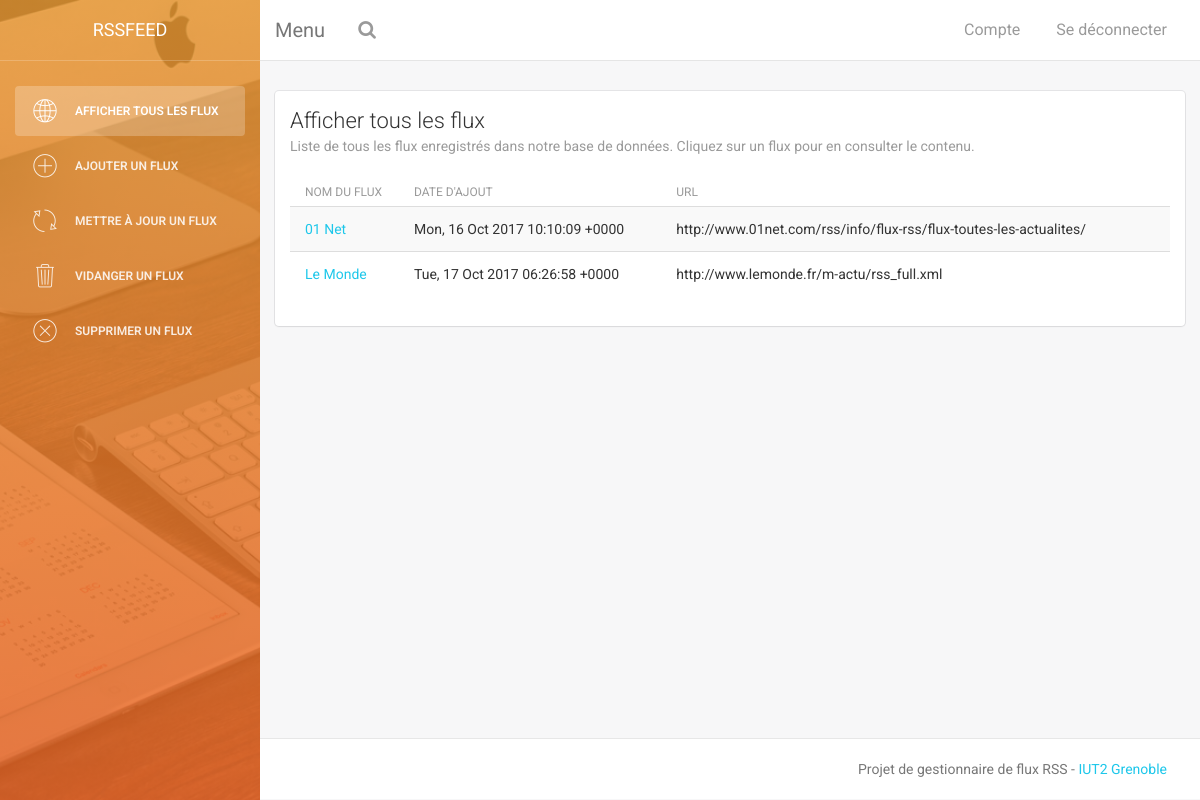
The app's page /controler/afficher_flux.ctrl.php, older data.
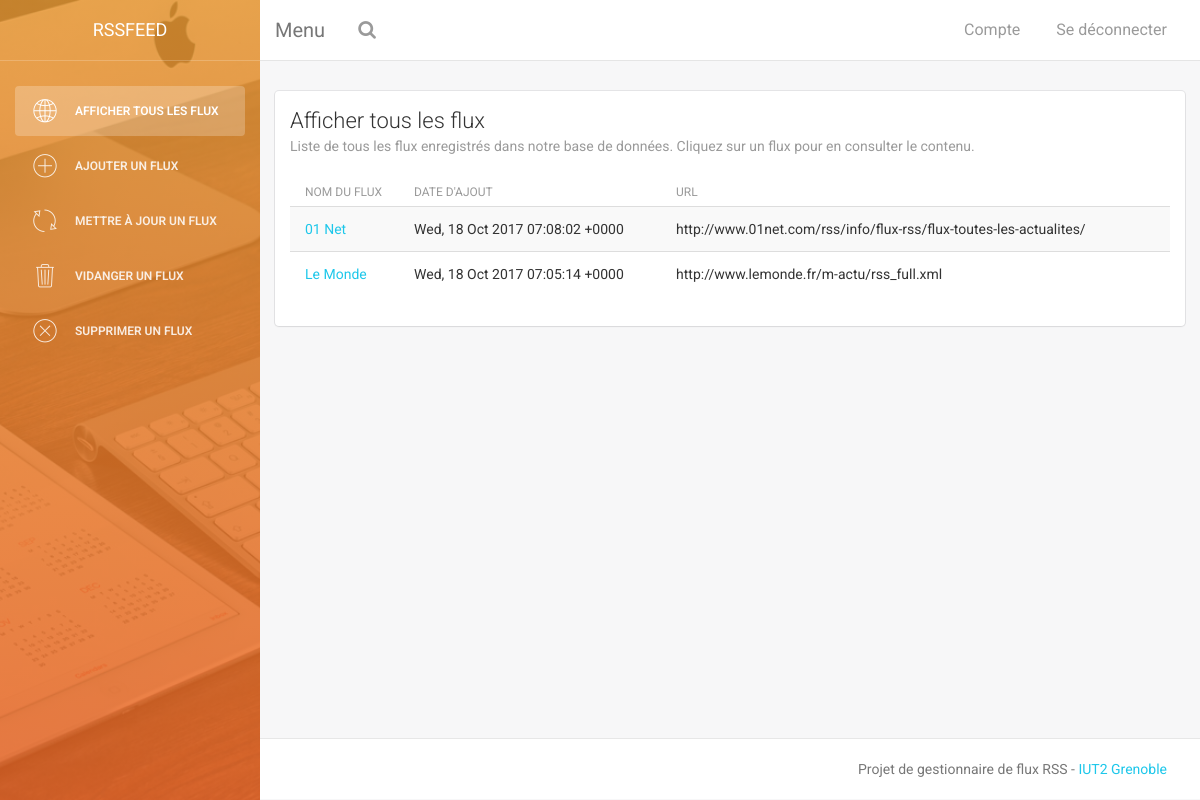
The same page, newer data.
### tables this page shows
CREATE TABLE RSS (
    id integer primary key autoincrement,
    titre varchar(255),
    url varchar(255),
    date timestamp
);

### controler/afficher_flux.ctrl.php (called while the page is built, shortened)
<?php
require_once('../model/DAO.class.php');
require_once('../model/RSS.class.php');
$dao = new DAO();
$data = array();
$allFlux = $dao->getRSSFlux();
if ($allFlux !== null) {
    foreach ($allFlux as $rss) {
        $rss->date = date('r', $rss->date);
        $rss->urlParsed = "afficher_nouvelles.ctrl.php?rssID=".$rss->id;
        $data[] = $rss;
    }
}
include "../view_style/afficher_flux.view.php";

### model/DAO.class.php (called while the page is built, shortened)
<?php
class DAO {
    private $db;
    function __construct() {
        $dsn = 'sqlite:../data/rss.db';
        try {
            $this->db = new PDO($dsn);
        } catch (PDOException $e) {
            exit("Erreur ouverture BD : ".$e->getMessage());
        }
    }
    function getRSSFlux() {
        try {
            $q = "SELECT * FROM RSS";
            $r = $this->db->prepare($q);
            $r->execute();
            $response = $r->fetchAll(PDO::FETCH_CLASS, "RSS");
            if (sizeof($response) > 0){
                return $response;
            }
        } catch (PDOException $e) {
            die("PDO Error : ".$e->getMessage());
        }
    }
}

### model/RSS.class.php (called while the page is built, shortened)
<?php
require_once('DAO.class.php');
class RSS {
    function __get($name) {
        return $this->$name;
    }
}

### view_style/afficher_flux.view.php (the view, shortened to what this page needs)
<!doctype html>
<html lang="en">
<head>
    <link href="assets/css/bootstrap.min.css" rel="stylesheet" />
    <link href="assets/css/animate.min.css" rel="stylesheet"/>
    <link href="assets/css/light-bootstrap-dashboard.css" rel="stylesheet"/>
    <link href="assets/css/demo.css" rel="stylesheet" />
    <link href="http://maxcdn.bootstrapcdn.com/font-awesome/4.2.0/css/font-awesome.min.css" rel="stylesheet">
    <link href="assets/css/pe-icon-7-stroke.css" rel="stylesheet" />
</head>
<body>
<div class="wrapper">
    <?php
        $mode = "allF";
        include "html/sidebar.php";
    ?>
    <div class="content">
        <div class="row">
            <div class="col-md-12">
                <div class="card">
                    <div class="header">
                        <h4 class="title">Afficher tous les flux</h4>
                        <p class="category">Liste de tous les flux enregistrés dans notre base de données. Cliquez sur un flux pour en consulter le contenu.</p>
                    </div>
                    <div class="content">
                    <table class="table table-hover table-striped">
                        <thead>
                            <th>Nom du flux</th>
                            <th>Date d'ajout</th>
                            <th>URL</th>
                        </thead>
                        <tbody>
                            <?php foreach ($data as $r) { ?>
                                <tr>
                                    <td><a href = "<?= $r->urlParsed ?>"><?= $r->titre ?></a></td>
                                    <td><?= $r->date ?></td>
                                    <td><?= $r->url ?></td>
                                </tr>
                            <?php } ?>
                        </tbody>
                    </table>
                    </div>
                </div>
            </div>
        </div>
    </div>
    <footer class="footer">
        <div class="container-fluid">
            <p class="copyright pull-right">
                Projet de gestionnaire de flux RSS - <a href="http://iut2.univ-grenoble-alpes.fr">IUT2 Grenoble</a>
            </p>
        </div>
    </footer>
    </div>
</div>
</body>
</html>

### view_style/html/sidebar.php (shortened to what this page needs)
<div class="sidebar" data-color="orange" data-image="assets/img/sidebar-4.jpg">
    <div class="sidebar-wrapper">
        <div class="logo">
            <a href="../index.php" class="simple-text">
                RSSFeed
            </a>
        </div>
        <ul class="nav">
            <li <?= $mode=="allF" ? 'class="active"' : ""?>>
                <a href="afficher_flux.ctrl.php">
                    <i class="pe-7s-global"></i>
                    <p>Afficher tous les flux</p>
                </a>
            </li>
            <li <?= $mode=="addF" ? 'class="active"' : ""?>>
                <a href="add_flux.ctrl.php">
                    <i class="pe-7s-plus"></i>
                    <p>Ajouter un flux</p>
                </a>
            </li>
            <li <?= $mode=="upF" ? 'class="active"' : ""?>>
                <a href="force_update.ctrl.php">
                    <i class="pe-7s-refresh-2"></i>
                    <p>Mettre à jour un flux</p>
                </a>
            </li>
            <li <?= $mode=="cleanF" ? 'class="active"' : ""?>>
                <a href="clean_flux.ctrl.php">
                    <i class="pe-7s-trash"></i>
                    <p>Vidanger un flux</p>
                </a>
            </li>
            <li <?= $mode=="deleteF" ? 'class="active"' : ""?>>
                <a href="delete_flux.ctrl.php">
                    <i class="pe-7s-close-circle"></i>
                    <p>Supprimer un flux</p>
                </a>
            </li>
        </ul>
    </div>
</div>
<div class="main-panel">
        <nav class="navbar navbar-default navbar-fixed">
            <div class="container-fluid">
                <div class="navbar-header">
                    <a class="navbar-brand" href="#">Menu</a>
                </div>
                <div class="collapse navbar-collapse">
                    <ul class="nav navbar-nav navbar-left">
                        <li>
                           <a href="search.ctrl.php">
                                <i class="fa fa-search"></i>
                            </a>
                        </li>
                    </ul>
                    <ul class="nav navbar-nav navbar-right">
                        <li>
                           <a href="">
                               <p>Compte</p>
                            </a>
                        </li>
                        <li>
                            <a href="#">
                                <p>Se déconnecter</p>
                            </a>
                        </li>
                    </ul>
                </div>
            </div>
        </nav>

Row changes from the older to the newer data that the page shows:
changed rss "01 Net": date "Mon, 16 Oct 2017 10:10:09 +0000" → "Wed, 18 Oct 2017 07:08:02 +0000"
changed rss "Le Monde": date "Tue, 17 Oct 2017 06:26:58 +0000" → "Wed, 18 Oct 2017 07:05:14 +0000"
